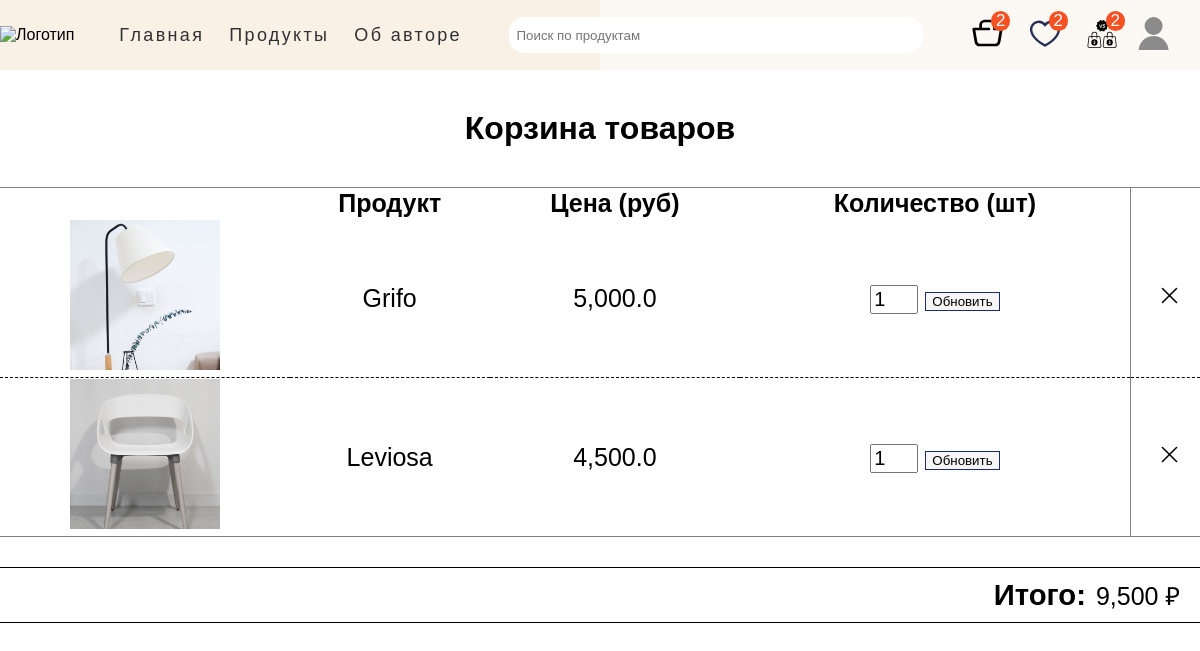
Screenshot of /cart/ (signed in) with the database file from the repository.
### main_page/models.py (models this page shows, shortened)
class Menu(models.Model):
    title = models.CharField(max_length=50)
    url = models.CharField(max_length=100)
    class Meta:
        verbose_name = 'Меню'
        verbose_name_plural = 'Меню'

### shopping_cart/models.py (models this page shows, shortened)
class ShoppingCart(models.Model):
    name = models.CharField(max_length=50, verbose_name='Наименование')
    price = models.FloatField(max_length=20, verbose_name='Цена')
    img = models.ImageField(upload_to='main_page/images', null=True, verbose_name='Изображение')
    quantity = models.PositiveIntegerField(default=1, verbose_name='Количество')
    user = models.ForeignKey(User, on_delete=models.CASCADE, null=True, verbose_name='Пользователь')
    class Meta:
        ordering = ('name',)
        verbose_name = 'Корзины'
        verbose_name_plural = 'Корзина'

### shopping_cart/views.py (the view)
# urls.py: path('', views.cart_view, name='cart'),
@login_required
def cart_view(request):
    menu = Menu.objects.all()
    cart_items = ShoppingCart.objects.filter(user=request.user)
    cart_prods_counter = request.user.shoppingcart_set.all()
    favourite_prods_counter = request.user.favourite_set.all()
    compare_prods_counter = request.user.compare_set.all()
    total_price = cart_items.aggregate(
        total_price=Sum(ExpressionWrapper(F('price') * F('quantity'),
                                          output_field=DecimalField())))
    return render(request, 'shopping_cart/shopping_cart.html',
                  {'menu': menu,
                   'cart_items': cart_items,
                   'cart_prods_counter': cart_prods_counter,
                   'favourite_prods_counter': favourite_prods_counter,
                   'compare_prods_counter': compare_prods_counter,
                   'total_price': total_price['total_price']})

### templates/shopping_cart/shopping_cart.html (shortened to what this page needs)
{% extends 'main_page/base.html' %}
{% load static %}
{% block css %}
    <link rel="stylesheet" href="{% static 'css/cart.css' %}">
{% endblock %}
{% block content %}
    <h1>Корзина товаров</h1>
    <section class="cart-content container">
        {% if cart_items %}
            <table class="products-cart">
                <thead>
                    <tr class="row-titles">
                        <th class="product-thumbnail">&nbsp;</th>
                        <th class="product-name">Продукт</th>
                        <th class="product-price">Цена (руб)</th>
                        <th class="product-quantity">Количество (шт)</th>
                        <th class="product-remove"></th>
                    </tr>
                </thead>
                <tbody>
                    {% if cart_items %}
                        {% for item in cart_items %}
                        <tr class="row-titles">
                            <td class="product-thumbnail">
                                <a href="#">
                                    <img src="{{ item.img.url }}" alt="{{ item.title }}" height="150" width="150"
                                          class="item-img">
                                </a>
                            </td>
                            <td class="product-name"><a href="#">{{ item.name }}</a></td>
                            <td class="product-price"><a href="#">{{ item.price }}</a></td>
                            <td class="product-quantity">
                                <a href="#">
                                   <form method="POST" action="{% url 'cart:update_cart' %}" class="update-quantity-form">
                                       <input type="number" name="quantity" value="{{ item.quantity }}" min="1" max="100">
                                       <button type="submit">Обновить</button>
                                   </form>
                                </a>
                            </td>
                            <td class="product-remove">
                                <a href="{% url 'cart:remove_item' item.id %}">
                                    <img src="{% static 'shopping_cart/remove-icon.svg' %}" width="25px" height="25px"
                                         alt="Удалить товар">
                                </a>
                            </td>
                        </tr>
                        {% endfor %}
                    {% endif %}
                </tbody>
            </table>
            <div class="count-total-price">
                <h3>Итого: </h3>
                <p>{{ total_price }} ₽</p>
            </div>
            {% else %}
            <div class="cart-is-empty">
                <img src="{% static 'shopping_cart/empty-cart.svg' %}" height="100" width="100" alt="Корзина товаров">
                <p id="cart-empty">Корзина пуста</p>
                <p id="go-shop">Возвращайтесь к <a href="{% url 'main_page:index' %}">покупкам</a></p>
            </div>
        {% endif %}
    </section>
{% endblock %}

### templates/main_page/base.html (shortened to what this page needs)
<!DOCTYPE html>
{% load static %}
<html lang="en">
<head>
    <link rel="stylesheet" href="{% static 'css/base.css' %}">
    <link rel="stylesheet" href="{% static 'fonts/Gilroy-Medium.woff' %}">
    {% block css %} {% endblock %}
</head>
<body>
    <header class="page-header">
        <div class="page-header__wrapper container">
            <nav class="site-nav page-header__site-nav">
                <div class="page-header__logo">
                    <a href="{% url 'home_page' %}">
                        <img src="{% static 'main_page/funiro-logo.svg' %}" alt="Логотип">
                    </a>
                </div>
                <ul class="site-nav__list">
                    {% for item in menu %}
                        <li class="site-nav__item"><a href="{{ item.url }}">{{ item.title }}</a></li>
                    {% endfor %}
                </ul>
            </nav>
            <div class="site-nav__search-block">
                <form action="{% url 'main_page:index' %}" method="get">
                    <div class="form_field">
                        <input class="search-bar" id="formInput#search" type="text" name="search_query"
                               value="{{ search_query }}" placeholder="Поиск по продуктам"/>
                    </div>
                </form>
            </div>
            <div class="user-nav__user-block">
                {% if user.is_authenticated %}
                    <div class="user-nav__shop_block">
                        <span class="cart-counter">{{ cart_prods_counter.count }}</span>
                        <span class="favourite-counter">{{ favourite_prods_counter.count }}</span>
                        <span class="compare-counter">{{ compare_prods_counter.count }}</span>
                        <a href="{% url 'cart:cart' %}"><img src="{% static 'main_page/shop_cart.svg' %}"
                                                             height="32" width="33" alt="Корзина товаров">
                        </a>
                        <a href="{% url 'favourites:all_products' %}"><img src="{% static 'main_page/favourites-icon.svg' %}"
                                                                           width="32" height="33" alt="Избранное">
                        </a>
                        <a href="{% url 'compare:all_compare' %}"><img src="{% static 'main_page/compare.svg' %}"
                                                                       width="32" height="33" alt="Избранное">
                        </a>
                    </div>
                    <div class="user-nav__profile">
                        <a class="user-nav__logo" id="user-icon" href="{% url 'main_page:index' %}">
                            <img src="{% static 'main_page/user_logo.svg' %}"
                                 width="32" height="33" alt="Пользователь">
                        </a>
                    </div>
                {% else %}
                    <ul class="user-nav__user-auth">
                        <li><a href="{% url 'signup' %}">Зарегистрироваться</a></li>
                        <li><a href="{% url 'login' %}">Войти</a></li>
                    </ul>
                {% endif %}
            </div>
        </div>
    </header>
{% block content %}{% endblock %}
</body>
</html>

### main_page/static/css/base.css (style rules this page uses)
html, body { height: 100%; }
body { padding: 0; margin: 0; font-family: 'Gilroy Medium', 'Arial', sans-serif; background-color: #ffffff; }
.page-header { left: 0; background-image: url("../main_page/main-back-2.png"), url("../main_page/main-back-1.png"); background-size: 50% 100%, 50% 100%; background-repeat: no-repeat, no-repeat; background-position: left, right; }
h1, h2, h3, p { margin: 0; padding: 0; }
.container { max-width: 1240px; min-width: 320px; margin: 0 auto; box-sizing: border-box }
a { text-decoration: none; color: black; cursor: pointer; }
.page-header { position: sticky; top: 0; z-index: 100; }
ul { margin: 0; padding: 0; }
.page-header { background-color: lightgray; }
.page-header__wrapper { display: flex; flex-wrap: wrap; justify-content: space-between; align-items: center; height: 70px; }
.page-header__site-nav { display: flex; align-items: center; }
.site-nav__list { display: flex; margin-left: 20px; list-style: none; }
.site-nav__search-block { position: relative; }
.site-nav__search-block input { width: 400px; height: 30px; border-radius: 15px; padding: 3px 7px 3px 7px; border: none; }
.site-nav__item, .user-nav__logo { margin: 15px 0 15px 0; padding-left: 25px; }
.site-nav__item a { font-size: 18px; line-height: 19px; color: #303032; letter-spacing: .13em; }
.user-nav__user-block { display: flex; align-items: center; }
.user-nav__logo { margin: 0; padding: 0; }
.user-nav__profile { display: flex; justify-content: center; flex-direction: column; align-items: center; margin-right: 30px; }
.user-nav__profile { position: relative; display: block; }
.user-nav__shop_block { display: flex; position: relative; margin-right: 20px; }
.user-nav__shop_block a:not(:last-child) { margin-right: 25px; }
.user-nav__shop_block span { position: absolute; text-transform: uppercase; font-size: 17px; padding: 0 5px 0 5px; border-radius: 100%; color: white; background-color: #f55123; }
.cart-counter { top: -6px; left: 20px; }
.favourite-counter { top: -6px; right:50px; }
.compare-counter { top: -6px; right: -7px; }

### shopping_cart/static/css/cart.css (style rules this page uses)
body { padding: 0; margin: 0; }
h1 { text-align: center; padding: 40px 0 40px 0; }
.cart-content { font-size: 25px; }
.products-cart { border-collapse: collapse; width: 100%; text-align: center; border-top: 1px solid rgb(128, 128, 128); border-bottom: 1px solid rgb(128, 128, 128); border-radius: 7px; }
.products-cart tbody tr { border-bottom: 1px dashed black; }
.product-remove { padding-left: 10px; border-left: 1px solid rgb(128, 128, 128); }
.update-quantity-form input[type='number'] { width: 40px; font-size: 20px; font-weight: 200; }
.update-quantity-form button[type='submit'] { border: 1px solid #1C2A6EFF; background-color: #f6f6f6; }
.count-total-price { display: flex; align-items: center; justify-content: flex-end; padding: 10px 10px; margin-top: 30px; border-top: 1px solid black; border-bottom: 1px solid black; }
.count-total-price > * { padding-right: 10px; }

### rows the page displays
Menu: title "Главная"
Menu: title "Продукты"
Menu: title "Об авторе"
ShoppingCart: img (picture), name "Grifo", price "5,000.0", quantity "1"
ShoppingCart: img (picture), name "Leviosa", price "4,500.0", quantity "1"

### other values shown
{{ cart_prods_counter.count }} "2"
{{ favourite_prods_counter.count }} "2"
{{ compare_prods_counter.count }} "2"
{{ total_price }} "9,500"
